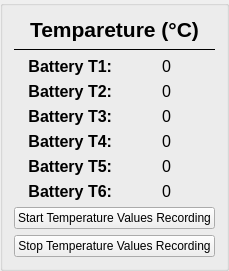
           <widget class="QGroupBox" name="Temperature">
            <layout class="QVBoxLayout" name="BatteryTemp" stretch="0,2,2,2,2,2,2,2,0">
             <item>
              <widget class="QLabel" name="TemperatureHeader">
               <property name="font">
                <font>
                 <pointsize>16</pointsize>
                 <bold>true</bold>
                </font>
               </property>
               <property name="text">
                <string>Tempareture (°C)</string>
               </property>
               <property name="alignment">
                <set>Qt::AlignmentFlag::AlignCenter</set>
               </property>
              </widget>
             </item>
             <item>
              <widget class="Line" name="line_3">
               <property name="frameShadow">
                <enum>QFrame::Shadow::Plain</enum>
               </property>
               <property name="orientation">
                <enum>Qt::Orientation::Horizontal</enum>
               </property>
              </widget>
             </item>
             <item>
              <layout class="QHBoxLayout" name="BT1">
               <item>
                <widget class="QLabel" name="BT1text">
                 <property name="font">
                  <font>
                   <pointsize>12</pointsize>
                   <bold>true</bold>
                  </font>
                 </property>
                 <property name="text">
                  <string>Battery T1:</string>
                 </property>
                 <property name="alignment">
                  <set>Qt::AlignmentFlag::AlignRight|Qt::AlignmentFlag::AlignTrailing|Qt::AlignmentFlag::AlignVCenter</set>
                 </property>
                </widget>
               </item>
               <item>
                <widget class="QLabel" name="BT1label">
                 <property name="font">
                  <font>
                   <pointsize>12</pointsize>
                  </font>
                 </property>
                 <property name="text">
                  <string>0</string>
                 </property>
                 <property name="alignment">
                  <set>Qt::AlignmentFlag::AlignCenter</set>
                 </property>
                </widget>
               </item>
              </layout>
             </item>
             <item>
              <layout class="QHBoxLayout" name="BT2">
               <item>
                <widget class="QLabel" name="BT2text">
                 <property name="font">
                  <font>
                   <pointsize>12</pointsize>
                   <bold>true</bold>
                  </font>
                 </property>
                 <property name="text">
                  <string>Battery T2:</string>
                 </property>
                 <property name="alignment">
                  <set>Qt::AlignmentFlag::AlignRight|Qt::AlignmentFlag::AlignTrailing|Qt::AlignmentFlag::AlignVCenter</set>
                 </property>
                </widget>
               </item>
               <item>
                <widget class="QLabel" name="BT2label">
                 <property name="font">
                  <font>
                   <pointsize>12</pointsize>
                  </font>
                 </property>
                 <property name="text">
                  <string>0</string>
                 </property>
                 <property name="alignment">
                  <set>Qt::AlignmentFlag::AlignCenter</set>
                 </property>
                </widget>
               </item>
              </layout>
             </item>
             <item>
              <layout class="QHBoxLayout" name="BT3">
               <item>
                <widget class="QLabel" name="BT3text">
                 <property name="font">
                  <font>
                   <pointsize>12</pointsize>
                   <bold>true</bold>
                  </font>
                 </property>
                 <property name="text">
                  <string>Battery T3:</string>
                 </property>
                 <property name="alignment">
                  <set>Qt::AlignmentFlag::AlignRight|Qt::AlignmentFlag::AlignTrailing|Qt::AlignmentFlag::AlignVCenter</set>
                 </property>
                </widget>
               </item>
               <item>
                <widget class="QLabel" name="BT3label">
                 <property name="font">
                  <font>
                   <pointsize>12</pointsize>
                  </font>
                 </property>
                 <property name="text">
                  <string>0</string>
                 </property>
                 <property name="alignment">
                  <set>Qt::AlignmentFlag::AlignCenter</set>
                 </property>
                </widget>
               </item>
              </layout>
             </item>
             <item>
              <layout class="QHBoxLayout" name="BT4">
               <item>
                <widget class="QLabel" name="BT4text">
                 <property name="font">
                  <font>
                   <pointsize>12</pointsize>
                   <bold>true</bold>
                  </font>
                 </property>
                 <property name="text">
                  <string>Battery T4:</string>
                 </property>
                 <property name="alignment">
                  <set>Qt::AlignmentFlag::AlignRight|Qt::AlignmentFlag::AlignTrailing|Qt::AlignmentFlag::AlignVCenter</set>
                 </property>
                </widget>
               </item>
               <item>
                <widget class="QLabel" name="BT4label">
                 <property name="font">
                  <font>
                   <pointsize>12</pointsize>
                  </font>
                 </property>
                 <property name="text">
                  <string>0</string>
                 </property>
                 <property name="alignment">
                  <set>Qt::AlignmentFlag::AlignCenter</set>
                 </property>
                </widget>
               </item>
              </layout>
             </item>
             <item>
              <layout class="QHBoxLayout" name="BT5">
               <item>
                <widget class="QLabel" name="BT5text">
                 <property name="font">
                  <font>
                   <pointsize>12</pointsize>
                   <bold>true</bold>
                  </font>
                 </property>
                 <property name="text">
                  <string>Battery T5:</string>
                 </property>
                 <property name="alignment">
                  <set>Qt::AlignmentFlag::AlignRight|Qt::AlignmentFlag::AlignTrailing|Qt::AlignmentFlag::AlignVCenter</set>
                 </property>
                </widget>
               </item>
               <item>
                <widget class="QLabel" name="BT5label">
                 <property name="font">
                  <font>
                   <pointsize>12</pointsize>
                  </font>
                 </property>
                 <property name="text">
                  <string>0</string>
                 </property>
                 <property name="alignment">
                  <set>Qt::AlignmentFlag::AlignCenter</set>
                 </property>
                </widget>
               </item>
              </layout>
             </item>
             <item>
              <layout class="QHBoxLayout" name="BT6">
               <item>
                <widget class="QLabel" name="BT6text">
                 <property name="font">
                  <font>
                   <pointsize>12</pointsize>
                   <bold>true</bold>
                  </font>
                 </property>
                 <property name="text">
                  <string>Battery T6:</string>
                 </property>
                 <property name="alignment">
                  <set>Qt::AlignmentFlag::AlignRight|Qt::AlignmentFlag::AlignTrailing|Qt::AlignmentFlag::AlignVCenter</set>
                 </property>
                </widget>
               </item>
               <item>
                <widget class="QLabel" name="BT6label">
                 <property name="font">
                  <font>
                   <pointsize>12</pointsize>
                  </font>
                 </property>
                 <property name="text">
                  <string>0</string>
                 </property>
                 <property name="alignment">
                  <set>Qt::AlignmentFlag::AlignCenter</set>
                 </property>
                </widget>
               </item>
              </layout>
             </item>
             <item>
              <layout class="QVBoxLayout" name="ReadingsRecoding">
               <item>
                <widget class="QPushButton" name="StartRecordTemps">
                 <property name="text">
                  <string>Start Temperature Values Recording</string>
                 </property>
                </widget>
               </item>
               <item>
                <widget class="QPushButton" name="StopRecordTemps">
                 <property name="text">
                  <string>Stop Temperature Values Recording</string>
                 </property>
                </widget>
               </item>
              </layout>
             </item>
            </layout>
           </widget>
